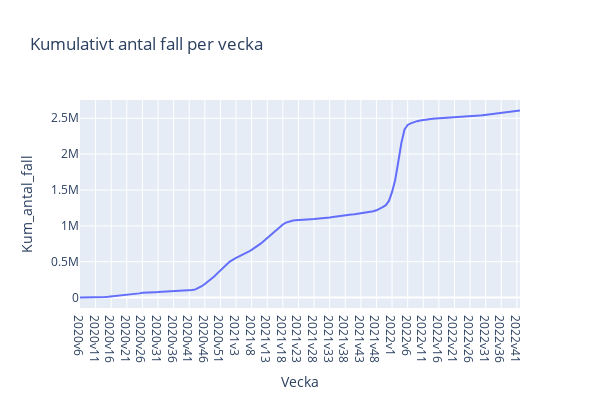

The notebook cell saved with this chart:
### Code cell
# Drawing a line plot with plotly of the cumulative number of cases per week

plot_cumulative_cases_week = px.line(covid_veckodata_riket, x='Vecka', y='Kum_antal_fall', title='Kumulativt antal fall per vecka')
plot_cumulative_cases_week.update_layout(height=400, width=600)
plot_cumulative_cases_week.show()


plot_cumulative_cases_week.write_html("visualiseringar\\Uppgift1f_plotly.html")

### Figure 1 — Plotly figure (JSON) as saved in the notebook; plotly's stock layout.template omitted (floating-point values rounded to 4 significant figures; data arrays with more than 128 entries replaced by an {"elided": "..."} marker saying what was removed)
{"data": [{"hovertemplate": "Vecka=%{x}<br>Kum_antal_fall=%{y}<extra></extra>", "legendgroup": "", "line": {"color": "#636efa", "dash": "solid"}, "marker": {"symbol": "circle"}, "mode": "lines", "name": "", "orientation": "v", "showlegend": false, "type": "scatter", "x": {"elided": "142 str values"}, "xaxis": "x", "y": {"elided": "142 int values"}, "yaxis": "y"}], "layout": {"height": 400, "legend": {"tracegroupgap": 0}, "title": {"text": "Kumulativt antal fall per vecka"}, "width": 600, "xaxis": {"anchor": "y", "domain": [0, 1], "title": {"text": "Vecka"}}, "yaxis": {"anchor": "x", "domain": [0, 1], "title": {"text": "Kum_antal_fall"}}}}
